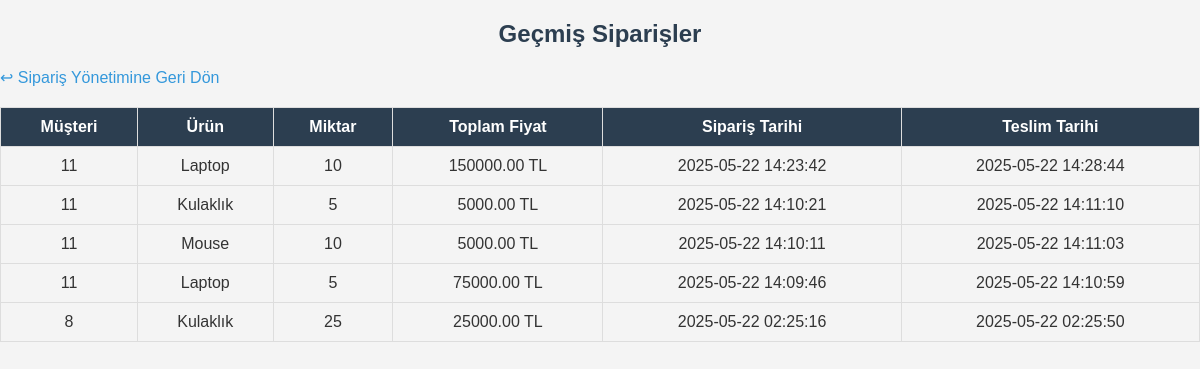
/admin/siparis_log.php (signed in), run on the app's committed database.
### tables this page shows
CREATE TABLE `siparis_log` (
  `id` int(11) NOT NULL,
  `musteri_id` int(11) DEFAULT NULL,
  `urun_adi` varchar(255) DEFAULT NULL,
  `miktar` int(11) DEFAULT NULL,
  `toplam_fiyat` decimal(10,2) DEFAULT NULL,
  `siparis_tarihi` datetime DEFAULT NULL,
  `teslim_tarihi` datetime DEFAULT current_timestamp()
);

### admin/siparis_log.php (the view, shortened to what this page needs)
<?php
include "../baglanti.php";
$sql = "SELECT * FROM siparis_log ORDER BY teslim_tarihi DESC";
$result = $conn->query($sql);
?>
<!DOCTYPE html>
<html lang="tr">
<head>
    <link rel="stylesheet" href="../css/style.css">
</head>
<body>
    <h2>Geçmiş Siparişler</h2>
    <a href="siparisler.php">↩ Sipariş Yönetimine Geri Dön</a>
    <table border="1">
        <tr>
            <th>Müşteri</th>
            <th>Ürün</th>
            <th>Miktar</th>
            <th>Toplam Fiyat</th>
            <th>Sipariş Tarihi</th>
            <th>Teslim Tarihi</th>
        </tr>
        <?php while($row = $result->fetch_assoc()) { ?>
        <tr>
            <td><?php echo $row['musteri_id']; ?></td>
            <td><?php echo $row['urun_adi']; ?></td>
            <td><?php echo $row['miktar']; ?></td>
            <td><?php echo $row['toplam_fiyat']; ?> TL</td>
            <td><?php echo $row['siparis_tarihi']; ?></td>
            <td><?php echo $row['teslim_tarihi']; ?></td>
        </tr>
        <?php } ?>
    </table>
</body>
</html>

### css/style.css (style rules this page uses)
body { font-family: Arial, sans-serif; background-color: #f4f4f4; color: #333; margin: 0; padding: 0; }
h2 { color: #2c3e50; text-align: center; }
table { width: 100%; border-collapse: collapse; margin-top: 20px; }
table, th, td { border: 1px solid #ddd; }
th, td { padding: 10px; text-align: center; }
th { background-color: #2c3e50; color: white; }
a { text-decoration: none; color: #3498db; }

### data on the page
siparis_log: musteri "11", urun_adi "Laptop", miktar "10", toplam_fiyat "150000.00", siparis_tarihi "2025-05-22 14:23:42", teslim_tarihi "2025-05-22 14:28:44"
siparis_log: musteri "11", urun_adi "Kulaklık", miktar "5", toplam_fiyat "5000.00", siparis_tarihi "2025-05-22 14:10:21", teslim_tarihi "2025-05-22 14:11:10"
siparis_log: musteri "11", urun_adi "Mouse", miktar "10", toplam_fiyat "5000.00", siparis_tarihi "2025-05-22 14:10:11", teslim_tarihi "2025-05-22 14:11:03"
siparis_log: musteri "11", urun_adi "Laptop", miktar "5", toplam_fiyat "75000.00", siparis_tarihi "2025-05-22 14:09:46", teslim_tarihi "2025-05-22 14:10:59"
siparis_log: musteri "8", urun_adi "Kulaklık", miktar "25", toplam_fiyat "25000.00", siparis_tarihi "2025-05-22 02:25:16", teslim_tarihi "2025-05-22 02:25:50"
